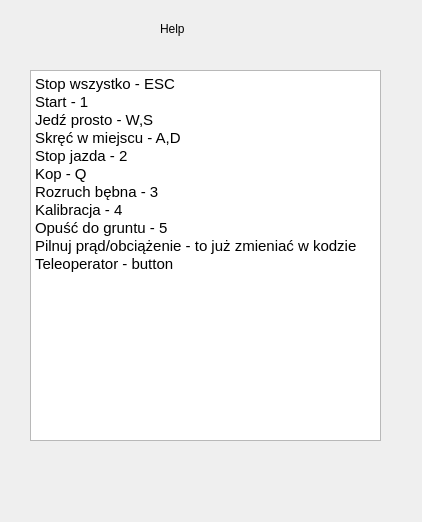
<?xml version="1.0" encoding="UTF-8"?>
<ui version="4.0">
 <class>Sciaga</class>
 <widget class="QWidget" name="Sciaga">
  <property name="geometry">
   <rect>
    <x>0</x>
    <y>0</y>
    <width>422</width>
    <height>522</height>
   </rect>
  </property>
  <property name="windowTitle">
   <string>Form</string>
  </property>
  <widget class="QTextBrowser" name="textBrowser">
   <property name="geometry">
    <rect>
     <x>30</x>
     <y>70</y>
     <width>351</width>
     <height>371</height>
    </rect>
   </property>
   <property name="html">
    <string>&lt;!DOCTYPE HTML PUBLIC &quot;-//W3C//DTD HTML 4.0//EN&quot; &quot;http://www.w3.org/TR/REC-html40/strict.dtd&quot;&gt;
&lt;html&gt;&lt;head&gt;&lt;meta name=&quot;qrichtext&quot; content=&quot;1&quot; /&gt;&lt;style type=&quot;text/css&quot;&gt;
p, li { white-space: pre-wrap; }
&lt;/style&gt;&lt;/head&gt;&lt;body style=&quot; font-family:'Ubuntu'; font-size:11pt; font-weight:400; font-style:normal;&quot;&gt;
&lt;p style=&quot; margin-top:0px; margin-bottom:0px; margin-left:0px; margin-right:0px; -qt-block-indent:0; text-indent:0px;&quot;&gt;Stop wszystko - ESC&lt;/p&gt;
&lt;p style=&quot; margin-top:0px; margin-bottom:0px; margin-left:0px; margin-right:0px; -qt-block-indent:0; text-indent:0px;&quot;&gt;Start - 1&lt;/p&gt;
&lt;p style=&quot; margin-top:0px; margin-bottom:0px; margin-left:0px; margin-right:0px; -qt-block-indent:0; text-indent:0px;&quot;&gt;Jedź prosto - W,S&lt;/p&gt;
&lt;p style=&quot; margin-top:0px; margin-bottom:0px; margin-left:0px; margin-right:0px; -qt-block-indent:0; text-indent:0px;&quot;&gt;Skręć w miejscu - A,D&lt;/p&gt;
&lt;p style=&quot; margin-top:0px; margin-bottom:0px; margin-left:0px; margin-right:0px; -qt-block-indent:0; text-indent:0px;&quot;&gt;Stop jazda - 2&lt;/p&gt;
&lt;p style=&quot; margin-top:0px; margin-bottom:0px; margin-left:0px; margin-right:0px; -qt-block-indent:0; text-indent:0px;&quot;&gt;Kop - Q&lt;/p&gt;
&lt;p style=&quot; margin-top:0px; margin-bottom:0px; margin-left:0px; margin-right:0px; -qt-block-indent:0; text-indent:0px;&quot;&gt;Rozruch bębna - 3&lt;/p&gt;
&lt;p style=&quot; margin-top:0px; margin-bottom:0px; margin-left:0px; margin-right:0px; -qt-block-indent:0; text-indent:0px;&quot;&gt;Kalibracja - 4&lt;/p&gt;
&lt;p style=&quot; margin-top:0px; margin-bottom:0px; margin-left:0px; margin-right:0px; -qt-block-indent:0; text-indent:0px;&quot;&gt;Opuść do gruntu - 5&lt;/p&gt;
&lt;p style=&quot; margin-top:0px; margin-bottom:0px; margin-left:0px; margin-right:0px; -qt-block-indent:0; text-indent:0px;&quot;&gt;Pilnuj prąd/obciążenie - to już zmieniać w kodzie&lt;/p&gt;
&lt;p style=&quot; margin-top:0px; margin-bottom:0px; margin-left:0px; margin-right:0px; -qt-block-indent:0; text-indent:0px;&quot;&gt;Teleoperator - button&lt;/p&gt;
&lt;p style=&quot;-qt-paragraph-type:empty; margin-top:0px; margin-bottom:0px; margin-left:0px; margin-right:0px; -qt-block-indent:0; text-indent:0px;&quot;&gt;&lt;br /&gt;&lt;/p&gt;&lt;/body&gt;&lt;/html&gt;</string>
   </property>
  </widget>
  <widget class="QLabel" name="label">
   <property name="geometry">
    <rect>
     <x>160</x>
     <y>20</y>
     <width>66</width>
     <height>17</height>
    </rect>
   </property>
   <property name="text">
    <string>Help</string>
   </property>
  </widget>
 </widget>
 <resources/>
 <connections/>
</ui>
